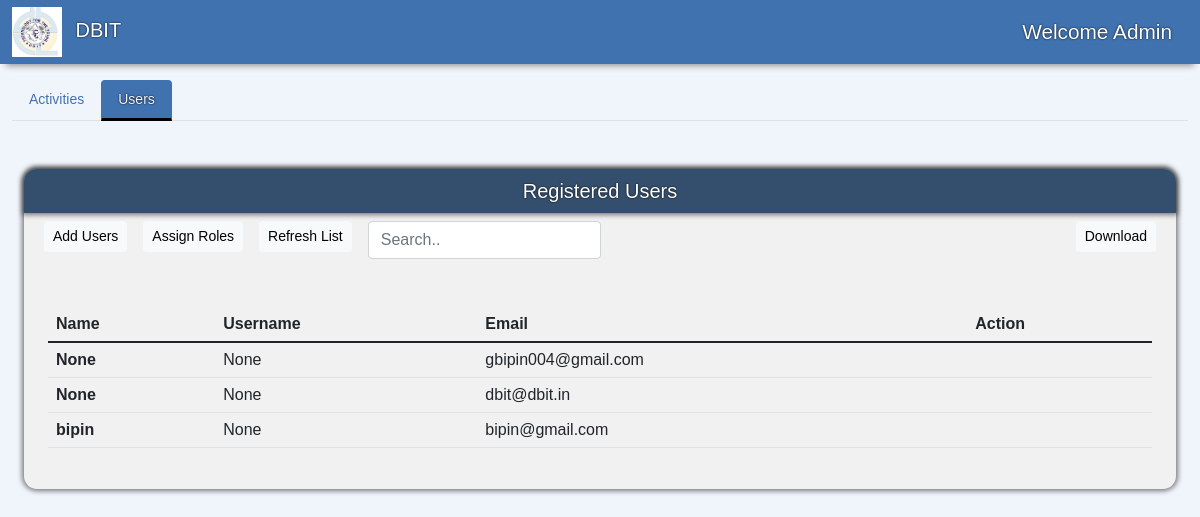
Page /AdminPage on the earlier database version.
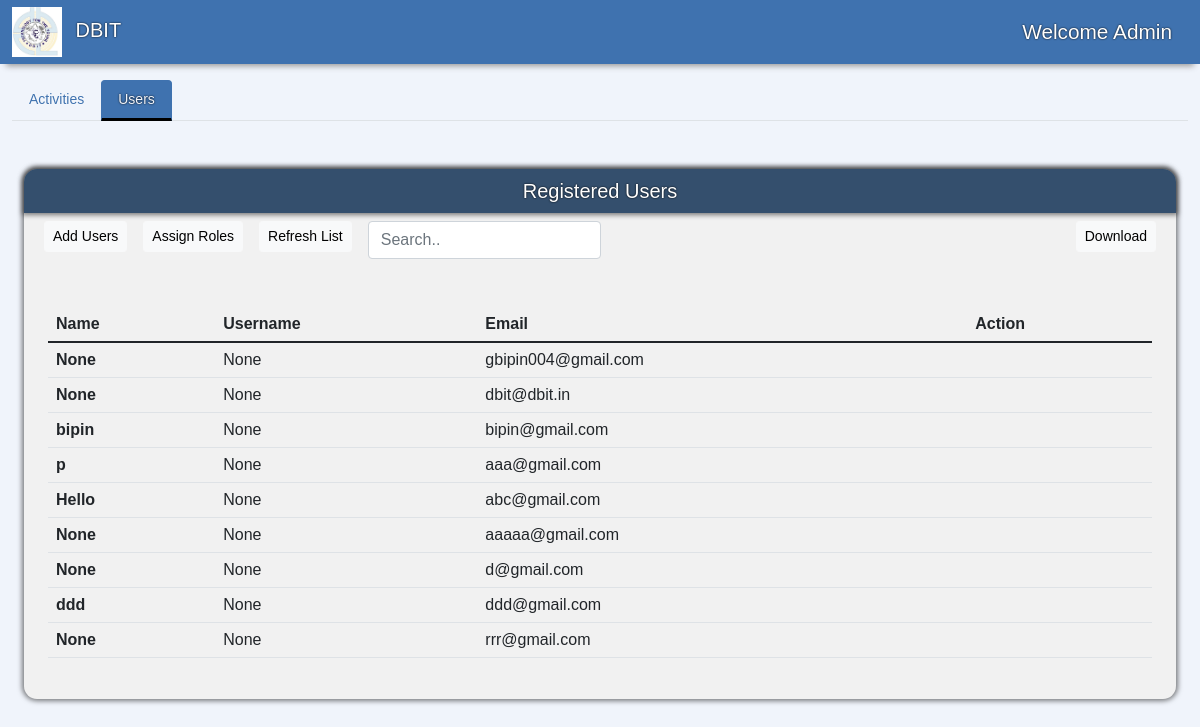
Same page on the later database version.
### accounts/models.py (models this page shows, shortened)
class User(AbstractUser):
    username = None
    email = models.EmailField(max_length=255, unique=True)
    created_on = models.DateTimeField(auto_now_add=True)
    active = models.BooleanField(default=True)
    staff=models.BooleanField(default=False)
    superuser=models.BooleanField(default=False)
    first_name=models.CharField(max_length=50,null=True)
    last_name=models.CharField(max_length=50,null=True)
    phone= models.CharField(max_length=12,null=True,blank=True)
    profile_img = models.ImageField(default='logo.png',null=True, blank=True,upload_to='images/')
    USERNAME_FIELD = 'email'
    REQUIRED_FIELDS = []
    objects = CustomUserManager()

### AdminPage/views.py (the view)
# urls.py: path('AdminPage', views.Adminpage, name= 'admin'),
def Adminpage(request):
    user = User.objects.all()
    context = {'user': user}
    return render(request, 'admin.html', context)

### templates/admin.html (shortened to what this page needs)
{% load static %}
<html lang="en">
<head>
  <link href="https://cdn.jsdelivr.net/npm/bootstrap@5.1.3/dist/css/bootstrap.min.css" rel="stylesheet">
  <link rel="stylesheet" href="https://cdn.jsdelivr.net/npm/bootstrap-icons@1.7.1/font/bootstrap-icons.css">
  <link rel="stylesheet" href="{% static 'css/navbar.css' %}">
  <link rel="stylesheet" href="{% static 'css/admin.css' %}">
</head>
<body>
  <nav class="navbar navbar-main sticky-top navbar-expand-lg">
    <div class="container-fluid">
      <a class="navbar-brand" href="#">
        <img src="{% static 'content/logo.png' %}" class=" me-2" width="50" height="50" alt="">
        DBIT
      </a>
      <div class="collapse navbar-collapse" id="navbar-content">
        <div class="ms-auto admin-greeting">
          Welcome Admin
        </div>
      </div>
    </div>
  </nav>
  <div class="container-fluid">
    <nav class="">
      <div class="nav nav-tabs mt-3" id="nav-tab" role="tablist">
        <button class="nav-link" id="nav-activities-tab" data-bs-toggle="tab" data-bs-target="#nav-activities" type="button" role="tab" aria-controls="nav-activities" aria-selected="false">
          Activities
        </button>
        <button class="nav-link active" id="nav-users-tab" data-bs-toggle="tab" data-bs-target="#nav-users" type="button" role="tab" aria-controls="nav-users-tab" aria-selected="true">
          Users
        </button>
      </div>
    </nav>
    <div class="tab-content mt-5" id="nav-tabContent">
      <div class="tab-pane fade show active" id="nav-users" role="tabpanel" aria-labelledby="nav-users-tab">
        <div class="container-fluid mb-5">
          <div class="sidebar flex-shrink-0 dashboard-navigation">
            <div class="sidebar-heading d-flex align-items-center justify-content-center">
              <h5>Registered Users</h5>
            </div>
            <div class="container-fluid" style="overflow-x: auto;">
              <div class="d-flex bd-highlight mb-3">
                <div class="p-2 bd-highlight">
                  <button type="button" class="btn btn-light meetings-btn ms-auto btn-sm" data-bs-toggle="modal" data-bs-target="#staticBackdrop">
                    Add Users
                  </button>
                </div>
                <div class="p-2 bd-highlight">
                  <button type="button" class="btn btn-light meetings-btn ms-auto btn-sm" data-bs-toggle="modal" data-bs-target="#staticBackdrop">
                    Assign Roles
                  </button>
                </div>
                <div class="p-2 bd-highlight">
                  <button class="btn btn-light  btn-sm" type="button" id="dropdownMenuButton1" data-bs-toggle="dropdown" aria-expanded="false">
                    Refresh List
                  </button>
                </div>
                <div class="p-2 bd-highlight">
                  <input class="form-control" id="myInput" type="text" placeholder="Search..">
                </div>
                <div class="ms-auto p-2 bd-highlight">
                  <button type="button" class="btn btn-light meetings-btn ms-auto btn-sm" data-bs-toggle="modal" data-bs-target="#staticBackdrop">
                    Download
                  </button>
                </div>
              </div>
            </div>
            <div class="table-div m-4 mt-4 mb-4">
              <table class="table">
                <thead>
                  <tr>
                    <th scope="col">Name</th>
                    <th scope="col">Username</th>
                    <th scope="col">Email</th>
                    <th scope="col">Action</th>
                  </tr>
                </thead>
                <tbody id="myTable">
                  {% for users in user %}
                  <tr>
                    <th scope="row">{{users.first_name}}</th>
                    <td>{{users.username}}</td>
                    <td>{{users.email}}</td>
                    <td>
                    </td>
                  </tr>
                  {% endfor %}
                </tbody>
              </table>
            </div>
          </div>
        </div>
      </div>
    </div>
  </div>
</body>
</html>

Differences in the rows shown:
added User: first_name "p", username "None", email "aaa@gmail.com"
added User: first_name "Hello", username "None", email "abc@gmail.com"
added User: first_name "None", username "None", email "aaaaa@gmail.com"
added User: first_name "None", username "None", email "d@gmail.com"
added User: first_name "ddd", username "None", email "ddd@gmail.com"
added User: first_name "None", username "None", email "rrr@gmail.com"
